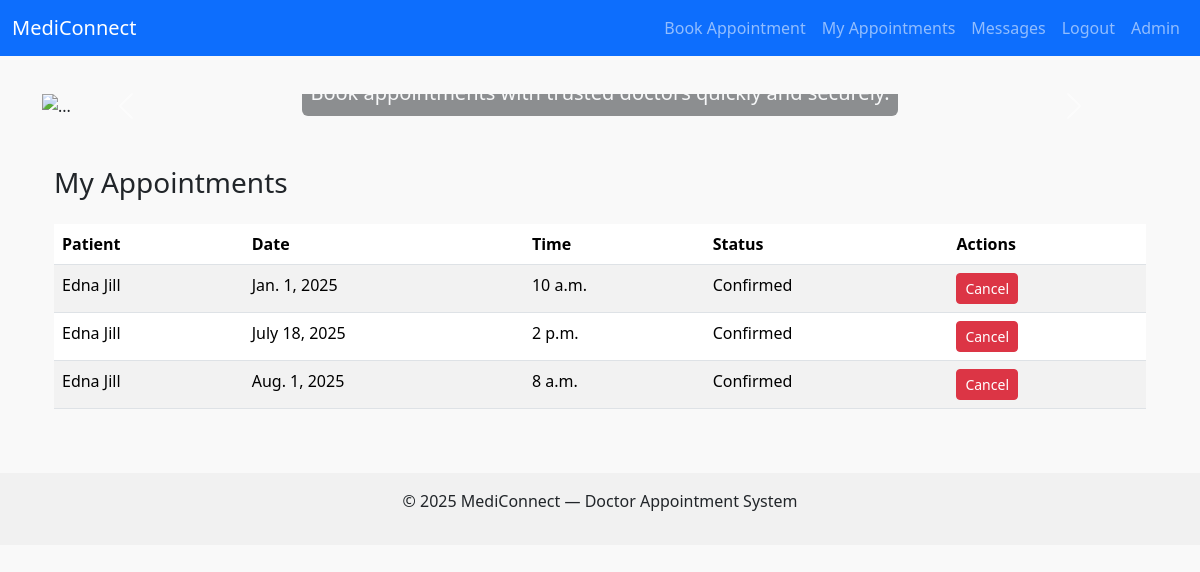
Screenshot of / (signed in) with the database file from the repository.
### api/models.py (models this page shows, shortened)
class Appointment(models.Model):
    doctor = models.ForeignKey(Doctor, on_delete=models.CASCADE)
    patient = models.ForeignKey(Patient, on_delete=models.CASCADE)
    date = models.DateField()
    time_slot = models.TimeField()  # start of 2-hour slot
    status = models.CharField(
        max_length=20,
        choices=[
            ('Pending', 'Pending'),
            ('Confirmed', 'Confirmed'),
            ('Cancelled', 'Cancelled'),
        ],
        default='Pending'
    )
    is_paid = models.BooleanField(default=False)

class Patient(models.Model):
    user = models.OneToOneField(User, on_delete=models.CASCADE)
    phone = models.CharField(max_length=20)

### api/views.py (the view)
# urls.py: path('', home_view, name='home'),
@login_required
def home_view(request):
    user = request.user
    is_doctor = hasattr(user, 'doctor')
    is_patient = hasattr(user, 'patient')
    appointments = None
    if is_doctor:
        appointments = Appointment.objects.filter(doctor__user=user).order_by('date', 'time_slot')
    elif is_patient:
        appointments = Appointment.objects.filter(patient__user=user).order_by('date', 'time_slot')
    unread_count = Message.objects.filter(receiver=request.user, is_read=False).count()
    return render(request, 'api/home.html', {
        'appointments': appointments,
        'is_doctor': is_doctor,
        'is_patient': is_patient,
        'unread_count': unread_count
    })

### api/templates/api/home.html (shortened to what this page needs)
{% extends 'base.html' %}
{% load static %}
{% load tz %}
{% block content %}
<div id="landingCarousel" class="carousel slide" data-bs-ride="carousel">
    <div class="carousel-inner">
        <div class="carousel-item active">
            <img src="{% static 'images/image1.jpg' %}" class="d-block w-100" alt="...">
            <div class="carousel-caption d-flex flex-column justify-content-center align-items-center h-100">
                <p class="lead text-light bg-dark bg-opacity-50 p-2 rounded">Book appointments with trusted doctors quickly and securely.</p>
            </div>
        </div>
    </div>
    <button class="carousel-control-prev" type="button" data-bs-target="#landingCarousel" data-bs-slide="prev">
        <span class="carousel-control-prev-icon"></span>
    </button>
    <button class="carousel-control-next" type="button" data-bs-target="#landingCarousel" data-bs-slide="next">
        <span class="carousel-control-next-icon"></span>
    </button>
</div>
{% if user.is_authenticated and appointments %}
<div class="container mt-5">
    <h3 class="mb-4">My Appointments</h3>
    <table class="table table-striped">
        <thead>
            <tr>
                {% if is_doctor %}
                    <th>Patient</th>
                {% else %}
                    <th>Doctor</th>
                {% endif %}
                <th>Date</th>
                <th>Time</th>
                <th>Status</th>
                <th>Actions</th>
            </tr>
        </thead>
        <tbody>
            {% for a in appointments %}
            <tr>
                <td>
                    {% if is_doctor %}
                        {{ a.patient.user.get_full_name }}
                    {% else %}
                        Dr. {{ a.doctor.user.get_full_name }}
                    {% endif %}
                </td>
                <td>{{ a.date }}</td>
                <td>{{ a.time_slot }}</td>
                <td>{{ a.status }}</td>
                <td>
                    {% if is_patient and a.status == "Pending" %}
                        {% if a.date|date:"U" > now|date:"U"|add:"86400" %}
                            <a href="{% url 'cancel_appointment' a.id %}" class="btn btn-sm btn-danger">Cancel</a>
                        {% else %}
                            <span class="text-success">Confirmed</span>
                        {% endif %}
                    {% elif is_doctor and a.status != "Cancelled" %}
                        <a href="{% url 'cancel_appointment' a.id %}" class="btn btn-sm btn-danger">Cancel</a>
                    {% endif %}
                </td>
            </tr>
            {% endfor %}
        </tbody>
    </table>
</div>
{% endif %}
{% endblock %}

### api/templates/base.html (style rules this page uses)
body { padding-top: 70px; background-color: #f9f9f9; }

### rows the page displays
Appointment: patient.user.get_full_name "Edna Jill", date "Jan. 1, 2025", time_slot "10 a.m.", status "Confirmed", shows "Cancel"
Appointment: patient.user.get_full_name "Edna Jill", date "July 18, 2025", time_slot "2 p.m.", status "Confirmed", shows "Cancel"
Appointment: patient.user.get_full_name "Edna Jill", date "Aug. 1, 2025", time_slot "8 a.m.", status "Confirmed", shows "Cancel"
